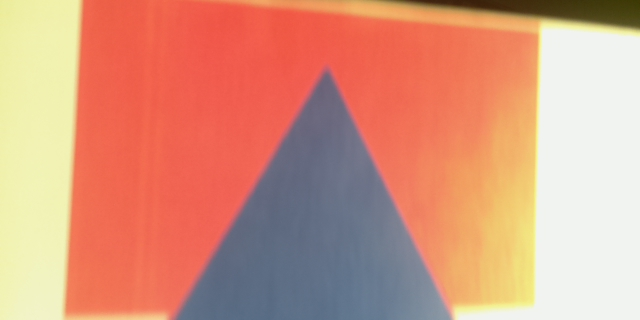
#> input picture img.jpeg, 640 x 320 px
$ python -i im_tools.py   (imports and definitions only)   (Python 2 division)   (older library calls are emulated)
#> lines starting #> are read from the running program, lines starting #| are printed output that depends on the picture
#> further down, picture is the input picture: shape (320, 640, 3); mean B, G, R 128.2, 151.4, 214.2
import os
from PIL import Image
from numpy import *
import numpy
from pylab import *
from scipy.ndimage import filters
from scipy.ndimage import measurements, morphology
import math
from pca import pca

# [13 lines left out: functions img_compress, get_imlist, not called in this run]


def create_greyscale_image(img):
    """create a greyscale image flattened as a one dimensional array"""
    return img.convert("L")


# [44 lines left out: functions invert_greyscale_image, im_array_resize, histeq, compute_average, not called in this run]


def gaussian(img, sd):
    """
    Takes an image array(greyscale) and returns a
    gaussian filtered array with the given standard deviation
    """
#> called with sd = 5
    return filters.gaussian_filter(img, sd)
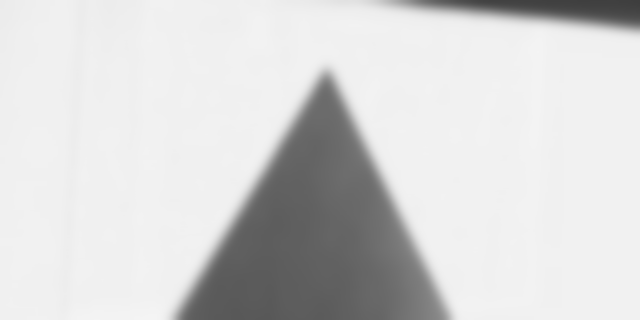
#> returned value: shape (320, 640); min 62, max 244, mean 213.3


# [75 lines left out: functions color_gaussian, im_derivative, im_edge_direction, outlines, gaussian_derivative, not called in this run]


def binary_threshold(im, thresh = 128):
    """Converts a greyscale image into a binary one by thresholding at the value of 128"""
    return 1 * (im < thresh) #) for values less than 128 and 1 otherwise

# [59 lines left out: functions denoiser, add_noise, grey_unsharp, not called in this run]

def color_unsharp(img):
    """
    Increase the sharpness of an image by subtracting its gaus from the
    original. For color images the process is performed on each channel in turn
    """
    gaus = numpy.copy(img)
    #select the right combination of channels for the desired results
    gaus[:,:, 2] = gaussian(img[:,:,2], 5)
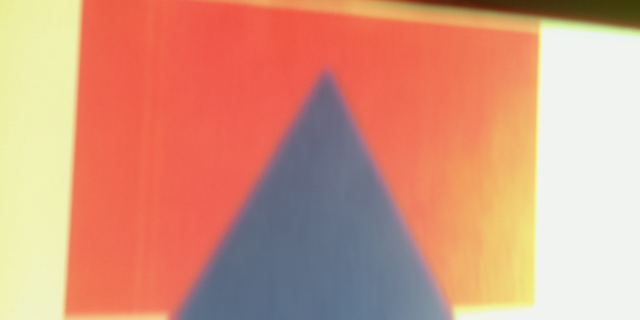
#> gaus: shape (320, 640, 3); mean B, G, R 128.2, 151.4, 213.3
    gaus[:,:, 1] = gaussian(img[:,:,1], 5)
#> call 2 of gaussian, with sd = 5
#> in gaussian (call 2), `return filters.gaussian_filter(img, sd)`:
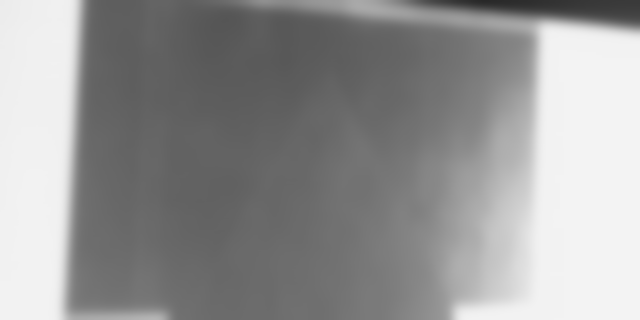
#> returned value: shape (320, 640); min 40, max 243, mean 150.5
    gaus[:,:, 0] = gaussian(img[:,:,0], 5)
#> call 3 of gaussian, with sd = 5
#> in gaussian (call 3), `return filters.gaussian_filter(img, sd)`:
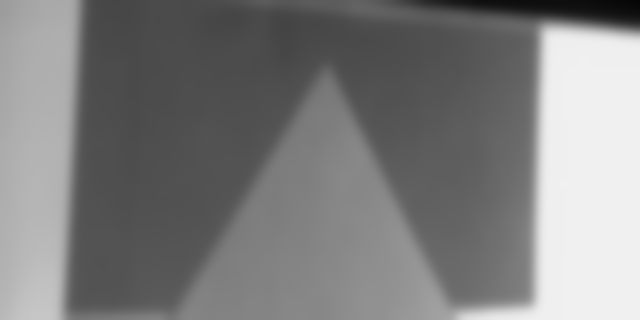
#> returned value: shape (320, 640); min 6, max 240, mean 127.3
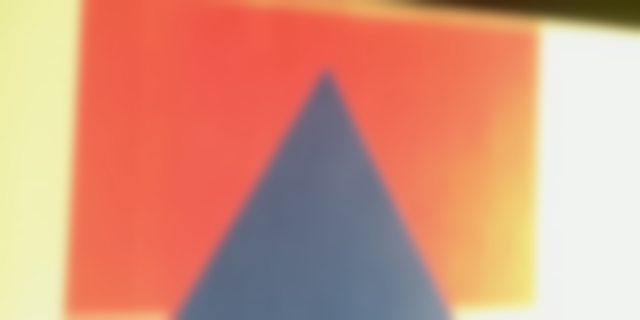
#> gaus: shape (320, 640, 3); mean B, G, R 127.3, 150.5, 213.3
#> (the run stopped early here; a loop or call above may not have finished)
